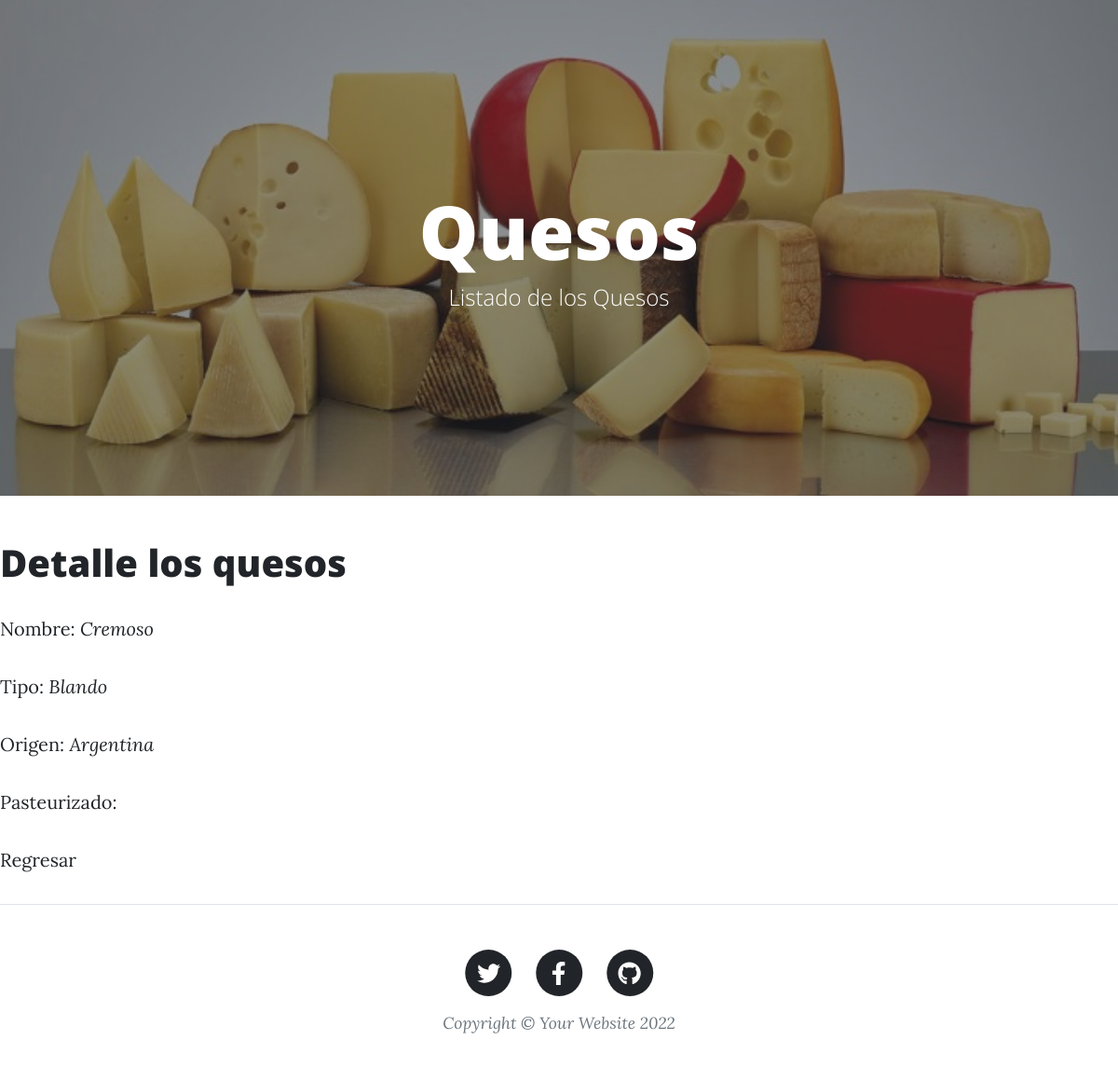
/AppBlog/quesos/7, run on the app's committed database.
### AppBlog/models.py (models this page shows, shortened)
class Quesos(models.Model):
    nombre = models.CharField(max_length=40)
    tipo = models.CharField(max_length=40)
    origen = models.CharField(max_length=40)
    pasteurizado = models.BooleanField()

### AppBlog/views.py (the view)
# urls.py: path('quesos/<int:pk>',QuesosDetalle.as_view(), name = 'quesosDetalle'),
class QuesosDetalle(DetailView):
    model = Quesos
    template_name = "AppBlog/quesosDetalle.html"

### AppBlog/template/AppBlog/quesosDetalle.html (shortened to what this page needs)
{% extends "AppBlog/padre_quesos.html" %}
{% load static %}
{% block contenidoQueCambia %}
<h1>Detalle los quesos</h1>
    <p>Nombre: <i>{{quesos.nombre}}</i></p>
    <p>Tipo: <i>{{quesos.tipo}}</i></p>
    <p>Origen: <i>{{quesos.origen}}</i></p>
    <p>Pasteurizado: </p>
    <a href="{% url 'quesosLista' %}">Regresar</a>
{% endblock %}

### data on the page
Quesos: nombre "Cremoso", tipo "Blando", origen "Argentina"
